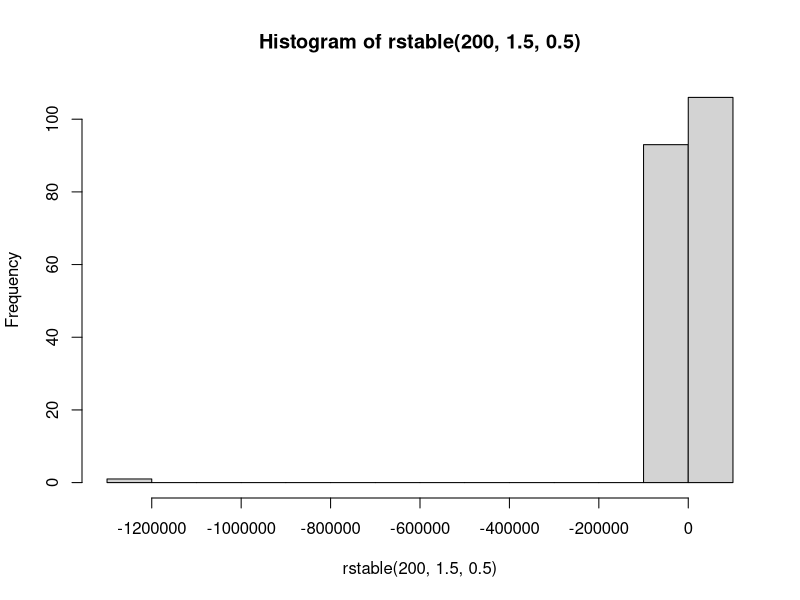

The R script that drew this image:
library(circular)


### Name: rstable
### Title: Random Generation from the Stable Family of Distributions
### Aliases: rstable
### Keywords: distribution

### ** Examples

hist(rstable(200, 1.5, .5)) #fairly long tails, skewed right
